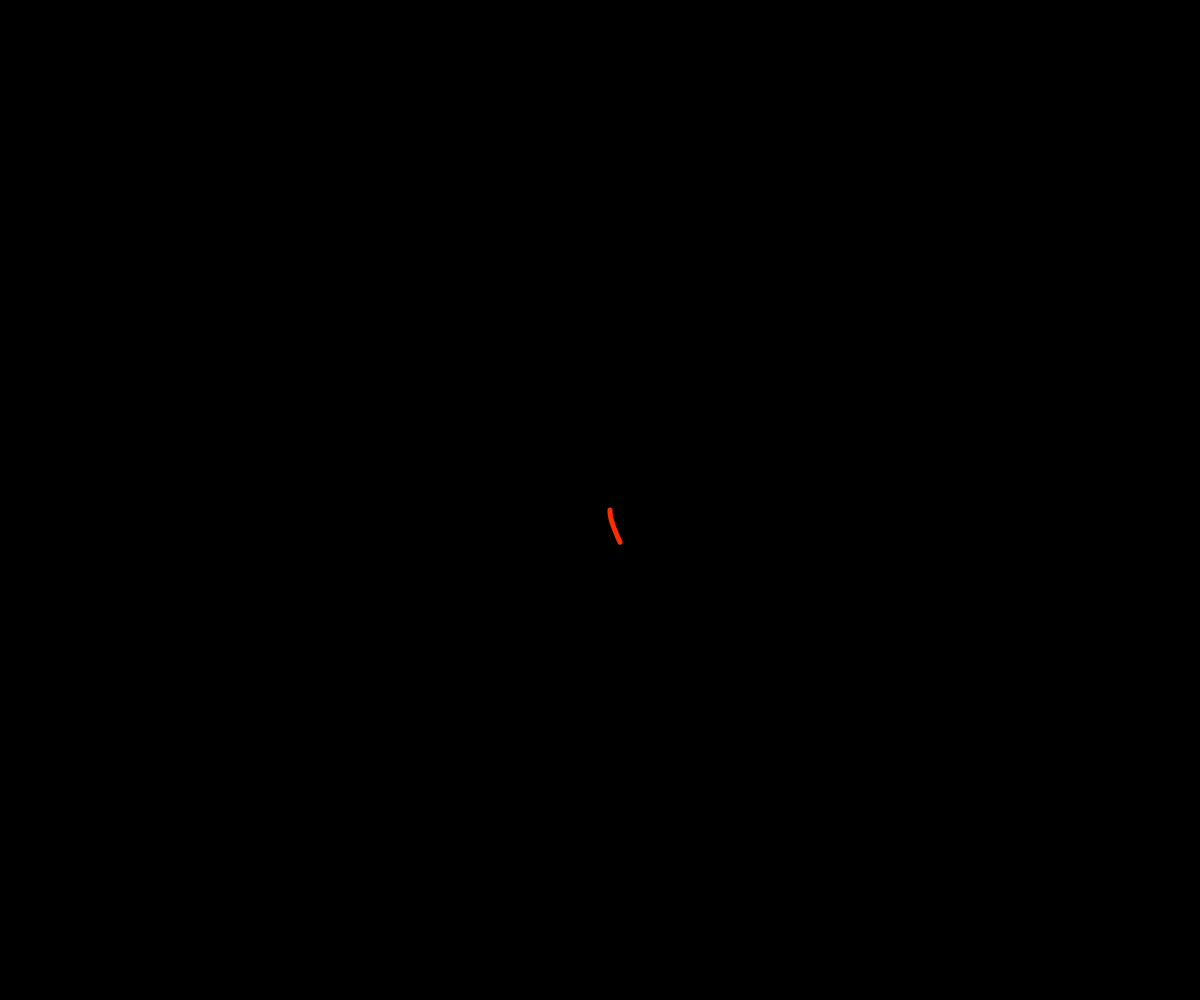
Frame 1 (no input)
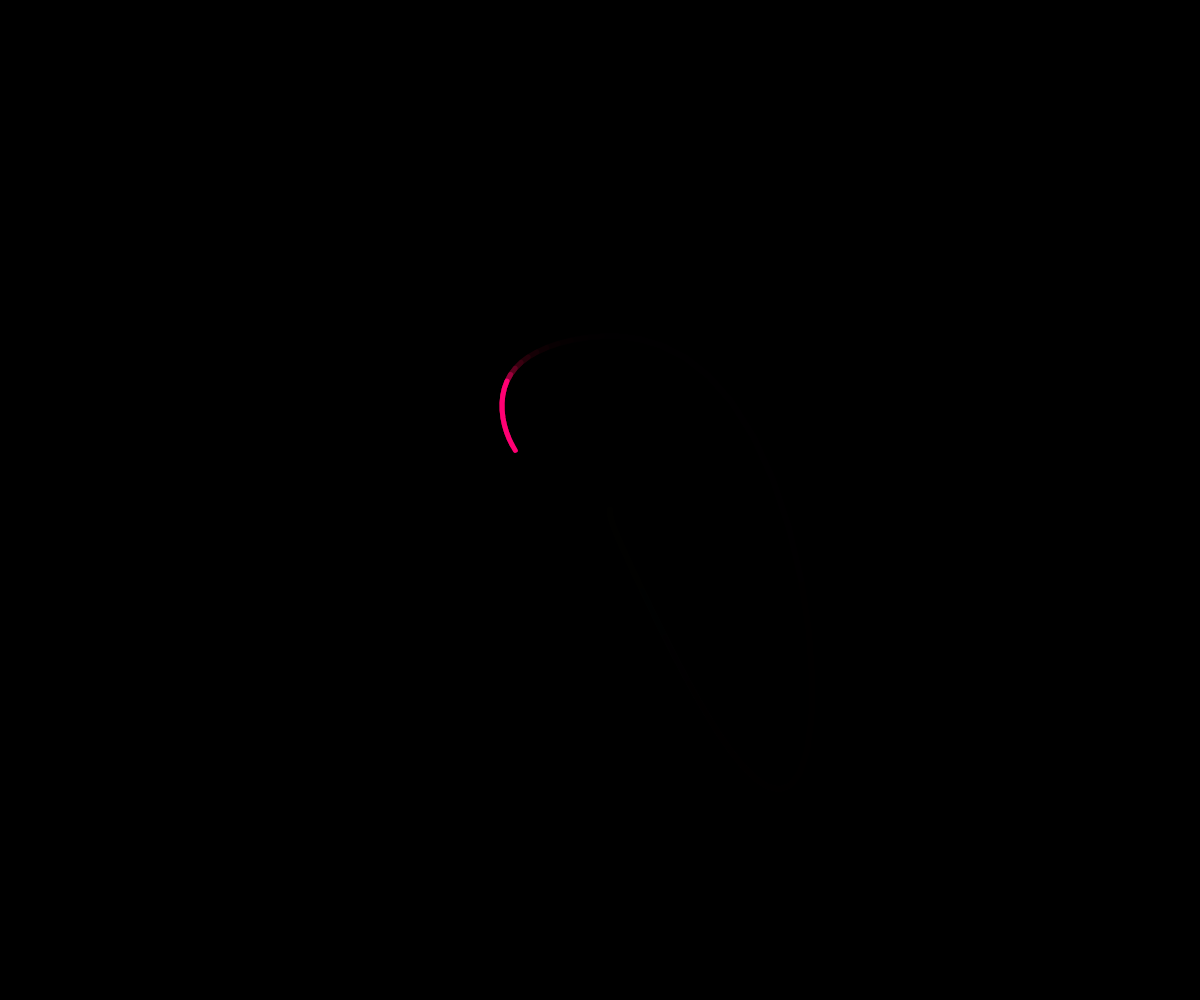
Frame 60 (no input)
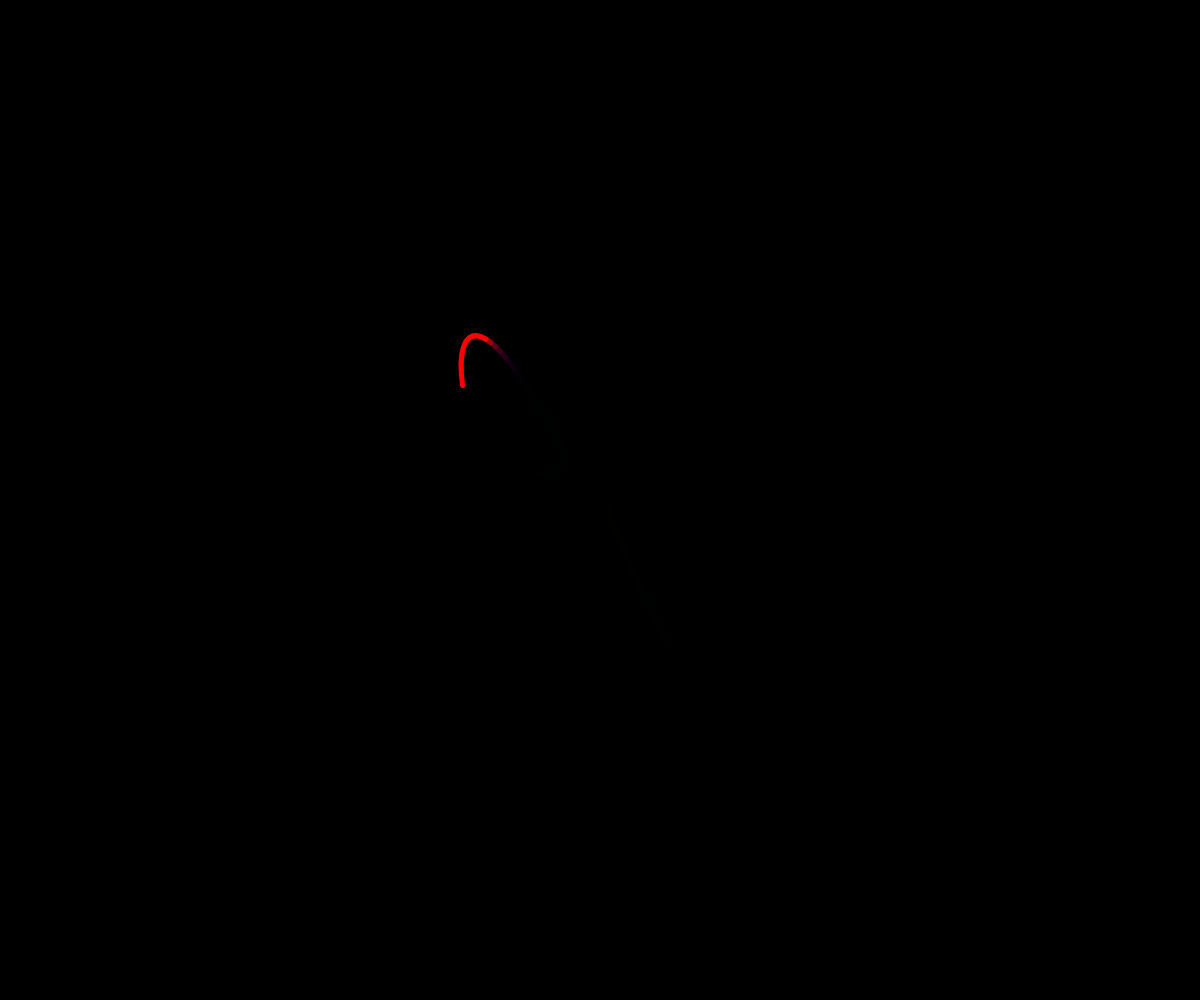
Frame 120 (the mouse pressed at the canvas centre since frame 60)

The p5.js sketch that drew these frames (run headless with seeded random() and noise() and a simulated clock; from frame 60 on, the mouse is pressed at the canvas centre):

// p5.js sketch
// ── sketch.js
const scale = 10;
const rho = 28;
const segma = 10;
const beta = 8/3;
let points = [];
const dt = 0.01;
const maxPoints = 10;

function setup() {
  createCanvas(windowWidth, windowHeight);
  points.push(new Point());
  while (points.length < maxPoints) {
    let point = new Point();
    let preState = points[points.length - 1].state;
    point.update(preState.x, preState.y, preState.z);
    points.push(point);
  }
  strokeWeight(5);
  background(0);
  noFill();
}

function draw() {
  colorMode(RGB);
  background(0, 100);
  translate(width/2, height/2);
  let point = new Point();
  let preState = points[points.length - 1].state;
  point.update(preState.x, preState.y, preState.z);
  points.push(point);
  show(points);
  while (points.length > maxPoints) {
    points.shift();
  }
}

show = (points) => {
  beginShape();
  colorMode(HSB);
  for (let p of points) {
    stroke(p.state.z * scale, 255, 255)
    vertex(p.state.x * scale, p.state.y * scale);
  }
  endShape();
}
// ── point.js
class Point {
    constructor() {
      this.state = createVector(1, 1, 1);
      this.Xchange = this.Xchange.bind(this);
      this.Ychange = this.Ychange.bind(this);
      this.Zchange = this.Zchange.bind(this);
      this.update = this.update.bind(this);
    }
  
    Xchange(x, y, z) {
      return (segma * (y - x)) * dt;
    }
  
    Ychange(x, y, z) {
      return (x * (rho - z) - y) * dt;
    }
  
    Zchange(x, y, z) {
      return (x * y - beta * z) * dt;
    }
  
    update(x, y, z) {
      this.state.set(
        p5.Vector.add(
          createVector(x, y, z),
          createVector(this.Xchange(x, y, z),
                       this.Ychange(x, y, z),
                       this.Zchange(x, y, z))
        )
      );
    }
  }
  
